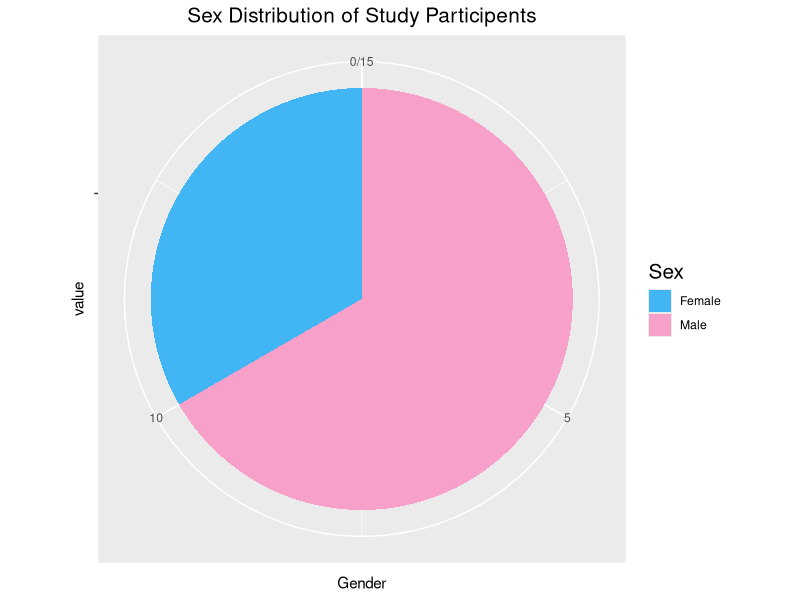
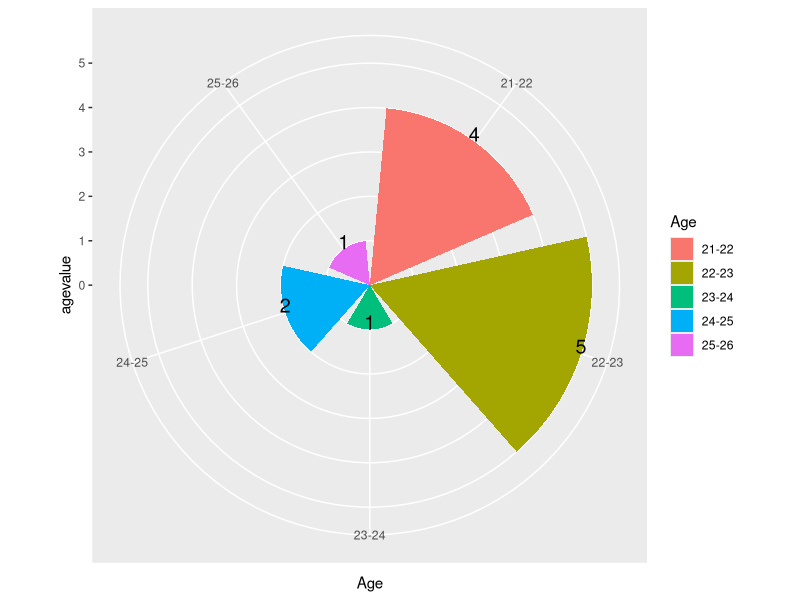

These charts were generated, in order, by the following R code:
########   SEXPLOT  ###########
library(ggplot2)



sexdata <- data.frame(
  Sex = c("Male", "Female"),
  value = c(10,5)
)


plot1 <- ggplot(sexdata, aes(x="", y=value, fill=Sex))+
  geom_bar(width = 1, stat = "identity") + 
  coord_polar("y", start=0) + 
  scale_fill_manual(values=c("#42b6f4", "#f7a0c9")) + 
  labs(title = "Sex Distribution of Study Participents",x = "value", y = "Gender") + 
  theme(plot.title = element_text(hjust=0.5, size = 15), legend.title = element_text(size = 15))


plot1


age = data.frame(Age= c("21-22", "22-23","23-24", "24-25", "25-26"), agevalue = c(4,5,1,2,1))

ggplot(age, aes(x = Age, y = agevalue ,fill = Age )) + 
  geom_bar(width = 0.85, stat="identity") + coord_polar(theta = "x")+
  geom_text( vjust = 0, aes(label = agevalue), size = 5) 
  
